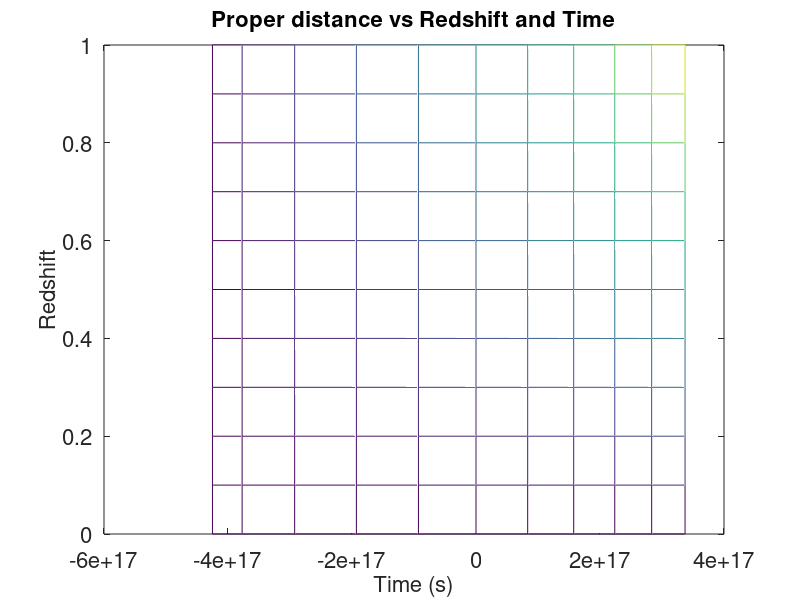

Here is the MATLAB script that generated this plot:
clear all

z_lo   = 0;
z_hi   = 1;
z_step = 0.1;
zz     = [z_lo : z_step : z_hi];

a_lo   = 0;
a_hi   = 2;
a_step = 0.2;
aa     = [a_lo : a_step : a_hi];

index_today = find(abs(aa-1.0) < a_step/2);

OM=0.3;
OL=0.7;
OK=1-OM-OL;

c=3e8; %in m/s
H0=70.*3.24e-20; %in 1/s
for k=[1:numel(aa)]
    a=aa(k);
    ad = @(a)1./sqrt(OK + OM./a + OL.*a.^2);
    t(k)=quad(ad,0,a);
    for i=[1:numel(zz)]
        z=zz(i);
        Hz = @(z)c./(H0.*sqrt(OK.*(1+z).^2 + OM.*(1+z).^3 + OL));
        d_p(i)=quad(Hz,0,z)*3.241e-23;
        DP(i,k)=a.*d_p(i);
    end
end

t_today = t(index_today);
t(:) = t(:) - t_today;
t = t./H0;

clf
axes1 = axes('FontSize',16);
box('on');
hold('all');
mesh(t,zz,DP);
title('Proper distance vs Redshift and Time','Fontsize',16);
xlabel('Time (s)','FontSize',16);
ylabel('Redshift','FontSize',16);
zlabel('Proper Distance (Mpc)','FontSize',16);
hold('off');